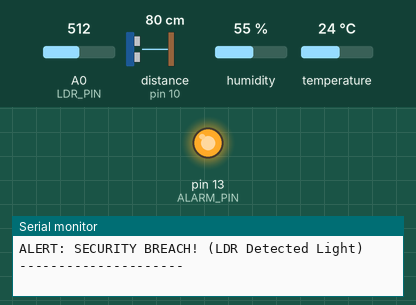
The sketch below on a simulated Arduino Uno, built with avr-gcc and run on an emulated ATmega328P. Parts: output pins drawn as LEDs (lit = HIGH), the last lines printed to the serial monitor. Wiring (inferred from the names in the program): ultrasonic range finder: trigger pin 9; echo pin 10. The test bench sets the inputs (shaded band); at power-on: A0 (LDR_PIN) = 512, humidity 55 %, distance to the obstacle (sensor on pin 10) 80 cm, temperature 24 °C. The echo pulse lasts 58.3 µs per cm; pins used as bus, display or sensor lines are not drawn.

Above: at 4.9 s.
5.0 s: A0 (LDR_PIN) set to 219
8.1 s: A0 (LDR_PIN) set to 189
At 8.9 s:
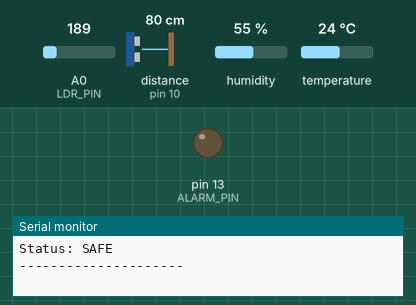
12.0 s: humidity set to 85 %
15.1 s: humidity set to 88 %
At 17.5 s:
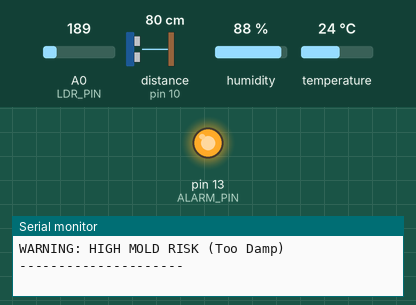
20.4 s: humidity set to 22 %
At 21.6 s:
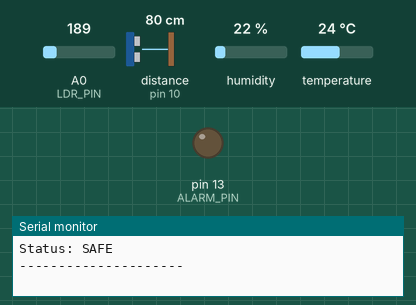
23.5 s: A0 (LDR_PIN) set to 210
At 26.1 s:
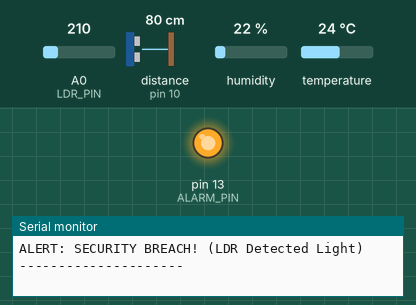
Timing chart, 0 to 27.6 s (numbered marks = the images above; inputs shaded):
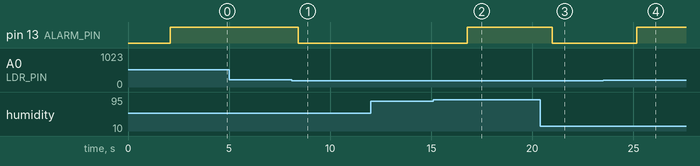

Measured:
- the behaviour switches between 201 and 200 on A0 (LDR_PIN) (found by bisection; images 0 and 1)
- the behaviour switches between 86 and 87 % on humidity (found by bisection; images 1 and 2)
- after the input at 8.1 s, pin 13 (ALARM_PIN): HIGH → LOW after 0.32 s
- after the input at 15.1 s, pin 13 (ALARM_PIN): LOW → HIGH after 1.7 s
- after the input at 20.4 s, pin 13 (ALARM_PIN): HIGH → LOW after 0.57 s
- after the input at 23.5 s, pin 13 (ALARM_PIN): LOW → HIGH after 1.7 s

The sketch:

sketch_jan8a.ino
```cpp
#include <SimpleDHT.h>

// --- CONFIGURATION ---
int pinDHT11 = 2; // Signal pin for DHT11
SimpleDHT11 dht11(pinDHT11);

#define TRIG_PIN 9
#define ECHO_PIN 10
#define LDR_PIN A0
#define ALARM_PIN 13

// Container dimensions (in cm) - Adjust for your bucket/box
const int MAX_HEIGHT = 11;

void setup() {
  Serial.begin(9600);
  pinMode(TRIG_PIN, OUTPUT);
  pinMode(ECHO_PIN, INPUT);
  pinMode(ALARM_PIN, OUTPUT);

  Serial.println("Agro-Safe Sentinel (SimpleDHT) Initialized...");
}

void loop() {
  delay(2000); // Stability delay

  // 1. SENSOR READINGS (Specific to SimpleDHT library)
  byte temperature = 0;
  byte humidity = 0;
  int err = SimpleDHTErrSuccess;

  // This library reads into 'byte' variables directly
  if ((err = dht11.read(&temperature, &humidity, NULL)) != SimpleDHTErrSuccess) {
    Serial.print("Read DHT11 failed, err="); Serial.println(err);
    return;
  }

  // Convert to float for our math
  float t = (float)temperature;
  float h = (float)humidity;

  int lightLevel = analogRead(LDR_PIN);

  // 2. INVENTORY LOGIC
  digitalWrite(TRIG_PIN, LOW);
  delayMicroseconds(2);
  digitalWrite(TRIG_PIN, HIGH);
  delayMicroseconds(10);
  digitalWrite(TRIG_PIN, LOW);
  long duration = pulseIn(ECHO_PIN, HIGH);
  int distance = duration * 0.034 / 2;

  int fillLevel = MAX_HEIGHT - distance;

  // 3. ADVANCED MATH
  // A. Calculate SVP (Saturation Vapor Pressure)
  float svp = 0.6108 * exp((17.27 * t) / (t + 237.3));
  float vpd = svp * (1 - (h / 100.0));

  // B. Calculate Dew Point
  float dewPoint = t - ((100 - h) / 5);

// --- 4. REPORTING (MATCHING OLD FORMAT) ---
  // We use the exact same names as your old code so the server understands.

  Serial.print("{\"temp\":"); Serial.print(t);          // Was "t", changed back to "temp"
  Serial.print(",\"humidity\":"); Serial.print(h);      // Was "h", changed back to "humidity"
  Serial.print(",\"inventory\":"); Serial.print(fillLevel); // Was "lvl", changed back to "inventory"

  // These were the same, but good to double check
  Serial.print(",\"vpd\":"); Serial.print(vpd);
  Serial.print(",\"dew\":"); Serial.print(dewPoint);

  // EXTRA: I added 'ldr' at the end.
  // If your server is strict, remove this line. If it's flexible, keep it for debugging.
  Serial.print(",\"ldr\":"); Serial.print(lightLevel);

  Serial.println("}");

  // 5. DECISION ENGINE
  // CHECK: Security
  if (lightLevel > 200) {
    Serial.println("ALERT: SECURITY BREACH! (LDR Detected Light)");
    digitalWrite(ALARM_PIN, HIGH);
  }
  // CHECK: Spoilage
  else if (vpd < 0.4) {
    Serial.println("WARNING: HIGH MOLD RISK (Too Damp)");
    digitalWrite(ALARM_PIN, HIGH);
  }
  // CHECK: Frost/Stress
  else if (t <= dewPoint + 2) {
    Serial.println("CRITICAL: CONDENSATION/FROST IMMINENT");
    digitalWrite(ALARM_PIN, HIGH);
  }
  else {
    Serial.println("Status: SAFE");
    digitalWrite(ALARM_PIN, LOW);
  }

  Serial.println("---------------------");
}
```
